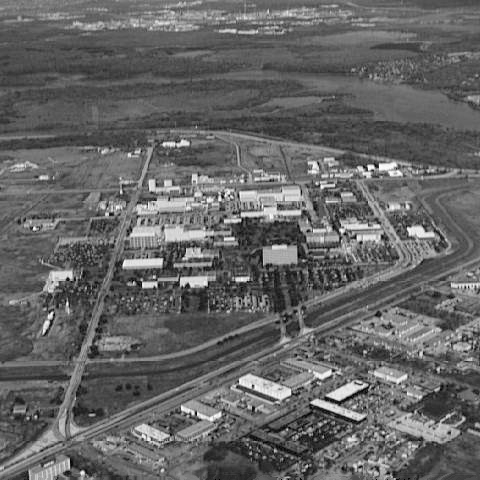
#> input picture HW/HW3/HW3_1/aerial_view.tif, 480 x 480 px
$ python hw3_1_1.py
#> lines starting #> are read from the running program, lines starting #| are printed output that depends on the picture
import cv2
import matplotlib.pyplot as plt

img = cv2.imread("./aerial_view.tif",cv2.IMREAD_GRAYSCALE)
#> img is the input picture: shape (480, 480); min 0, max 254, mean 101.2
print(img.shape)
#| (480, 480)

hist = cv2.calcHist([img], [0], None, [256], [0, 256])
#> hist = 256 values, max 3749 at index 83, min 0 at index 1, mean 900


fig = plt.figure()
plt.plot(hist)
plt.ylabel('# of pixel')
plt.xlabel('Bins')
plt.title("Grayscale Histogram (original)")
plt.savefig("3_1_original_hist.png")
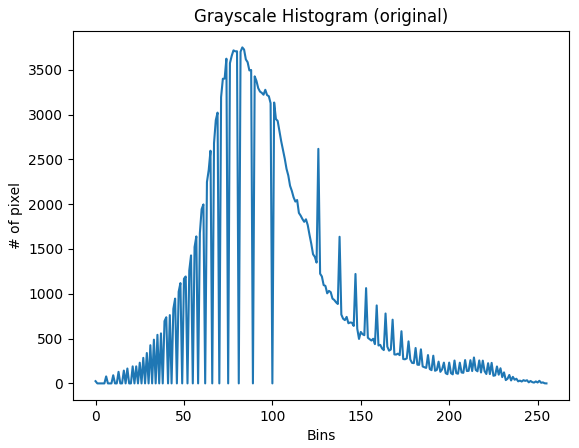
#> figure drawn by matplotlib, 1 panel; curve peaks at x = 83, y = 3749

cv2.imwrite("3_1_original.png",img)
